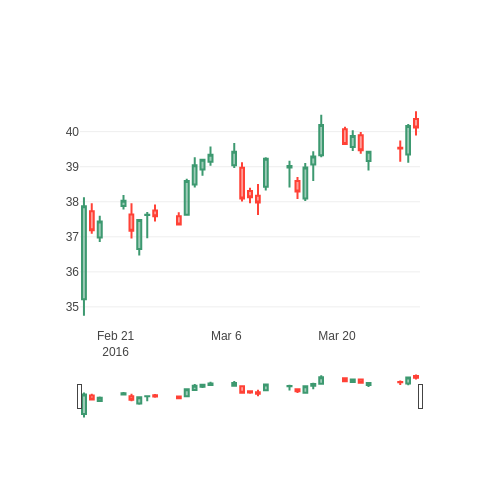
#> input picture finalProj/python_code/plotly_iA.csv_2.png, 500 x 500 px
$ jupyter execute --allow-errors image_testing.ipynb   (older library calls are emulated)
#> lines starting #> are read from the running program, lines starting #| are printed output that depends on the picture
[cell 1]
import numpy as np
import pandas as pd
from scipy import misc
import matplotlib.pyplot as plt

[cell 2]
from IPython.display import clear_output
clear_output(wait=True)

[cell 3]
Im3 = misc.imread('plotly_iA.csv_2.png')
#> Im3 is the input picture: shape (500, 500, 4); mean R, G, B, A 251.9, 251.9, 251.4, 255

[cell 4]
Im3.shape
#> Out = (500, 500, 4)

## Code for append numpy array!

#> (a cell that did not finish here is left out)

[cell 6]
#append for output!
a2=np.array([1,2,3,4,5])
a2=np.append(a2,[1,1,1,1])
a2

## convert ot gray scale

[cell 7]
import numpy as np
import matplotlib.pyplot as plt
import matplotlib.image as mpimg

def rgb2gray(rgb):
    return np.dot(rgb[...,:3], [0.299, 0.587, 0.114])
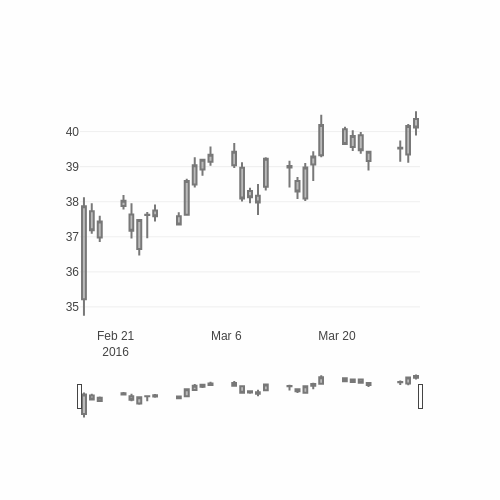
#> returned value: shape (500, 500) float64; min 68, max 255, mean 251.9

gray = rgb2gray(Im3)
plt.imshow(gray)
#> (this line was passed over: IPython is not available in this run)
plt.savefig("a.png",format="png",dpi=500)
#> (this line was passed over: IPython is not available in this run)
